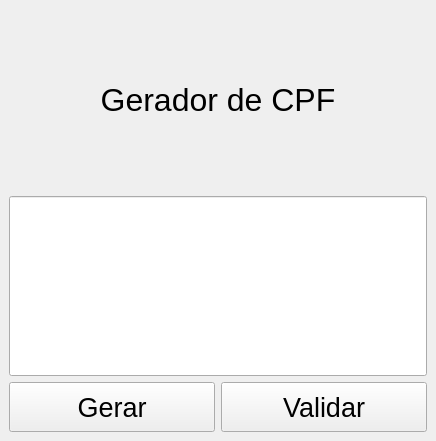
<?xml version="1.0" encoding="UTF-8"?>
<ui version="4.0">
 <class>MainWindow</class>
 <widget class="QMainWindow" name="MainWindow">
  <property name="geometry">
   <rect>
    <x>0</x>
    <y>0</y>
    <width>436</width>
    <height>441</height>
   </rect>
  </property>
  <property name="windowTitle">
   <string>Gerador de CPF</string>
  </property>
  <widget class="QWidget" name="centralwidget">
   <layout class="QGridLayout" name="gridLayout">
    <item row="2" column="0">
     <widget class="QPushButton" name="btn_gerar">
      <property name="sizePolicy">
       <sizepolicy hsizetype="Minimum" vsizetype="Minimum">
        <horstretch>0</horstretch>
        <verstretch>0</verstretch>
       </sizepolicy>
      </property>
      <property name="minimumSize">
       <size>
        <width>0</width>
        <height>50</height>
       </size>
      </property>
      <property name="font">
       <font>
        <pointsize>20</pointsize>
       </font>
      </property>
      <property name="text">
       <string>Gerar</string>
      </property>
     </widget>
    </item>
    <item row="2" column="1">
     <widget class="QPushButton" name="btn_validar">
      <property name="minimumSize">
       <size>
        <width>0</width>
        <height>50</height>
       </size>
      </property>
      <property name="font">
       <font>
        <pointsize>20</pointsize>
       </font>
      </property>
      <property name="text">
       <string>Validar</string>
      </property>
     </widget>
    </item>
    <item row="0" column="0" colspan="2">
     <widget class="QLabel" name="label_titulo">
      <property name="font">
       <font>
        <pointsize>24</pointsize>
       </font>
      </property>
      <property name="text">
       <string>Gerador de CPF</string>
      </property>
      <property name="alignment">
       <set>Qt::AlignCenter</set>
      </property>
     </widget>
    </item>
    <item row="1" column="0" colspan="2">
     <widget class="QLineEdit" name="input_msg">
      <property name="sizePolicy">
       <sizepolicy hsizetype="Expanding" vsizetype="Preferred">
        <horstretch>0</horstretch>
        <verstretch>0</verstretch>
       </sizepolicy>
      </property>
      <property name="font">
       <font>
        <pointsize>20</pointsize>
        <weight>75</weight>
        <bold>true</bold>
       </font>
      </property>
      <property name="alignment">
       <set>Qt::AlignCenter</set>
      </property>
     </widget>
    </item>
   </layout>
  </widget>
 </widget>
 <resources/>
 <connections/>
</ui>
